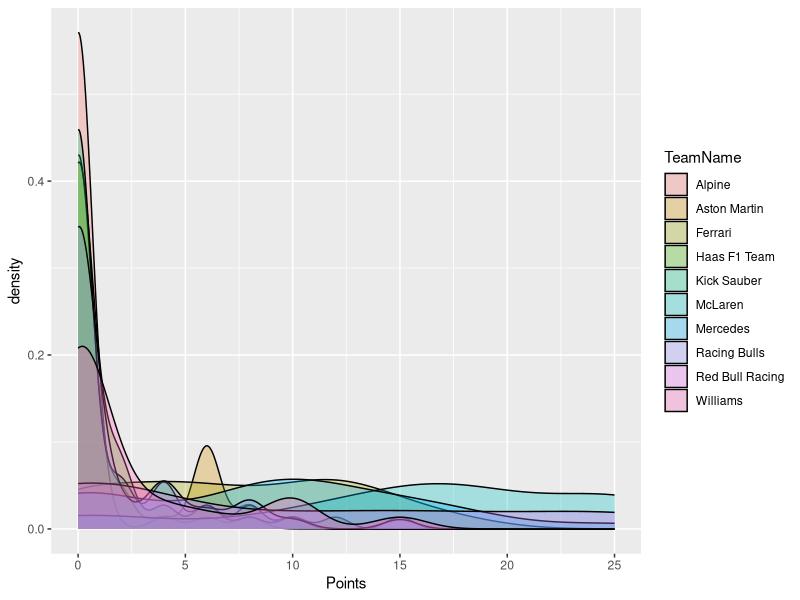

The R source for this figure:
if (!require(dplyr)) install.packages("dplyr")
if (!require(ggplot2)) install.packages("ggplot2")

library(dplyr)
library(ggplot2)
RaceResults <- read.csv("RaceResults.csv")
print(RaceResults %>%
  ggplot(aes(x = Points, fill = TeamName)) +
  geom_density(alpha = .3))
